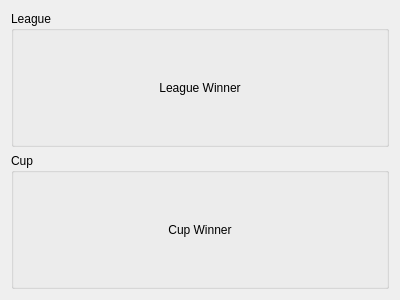
<?xml version="1.0" encoding="UTF-8"?>
<ui version="4.0">
 <class>Form</class>
 <widget class="QWidget" name="Form">
  <property name="geometry">
   <rect>
    <x>0</x>
    <y>0</y>
    <width>400</width>
    <height>300</height>
   </rect>
  </property>
  <property name="windowTitle">
   <string>League and Cup Champions League Qualification</string>
  </property>
  <layout class="QGridLayout" name="gridLayout">
   <item row="0" column="0">
    <widget class="QGroupBox" name="leagueGroupBox">
     <property name="title">
      <string>League</string>
     </property>
     <layout class="QGridLayout" name="gridLayout_7">
      <item row="0" column="0">
       <widget class="QLabel" name="leagueWinner">
        <property name="text">
         <string>League Winner</string>
        </property>
        <property name="alignment">
         <set>Qt::AlignCenter</set>
        </property>
       </widget>
      </item>
     </layout>
    </widget>
   </item>
   <item row="1" column="0">
    <widget class="QGroupBox" name="cupGroupBox">
     <property name="title">
      <string>Cup</string>
     </property>
     <layout class="QGridLayout" name="gridLayout_8">
      <item row="0" column="0">
       <widget class="QLabel" name="cupWinner">
        <property name="text">
         <string>Cup Winner</string>
        </property>
        <property name="alignment">
         <set>Qt::AlignCenter</set>
        </property>
       </widget>
      </item>
     </layout>
    </widget>
   </item>
  </layout>
 </widget>
 <resources/>
 <connections/>
</ui>
